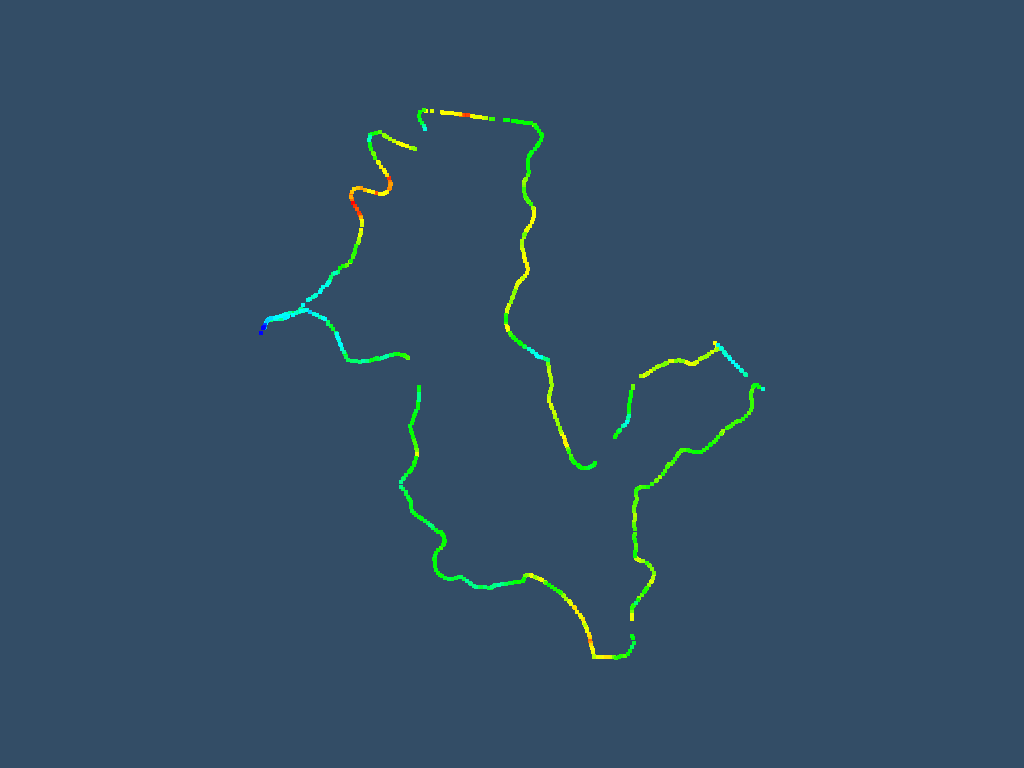

This chart was generated by the following Python code:
#!/usr/bin/env python

# Read GPS track points from a CSV file, build a vtkPolyData point
# cloud, write it to a VTP file using vtkXMLPolyDataWriter, read it
# back, and render the result colored by elevation.

import os
import tempfile
from pathlib import Path

# Factory overrides: importing these modules registers the OpenGL rendering
# and interaction style implementations for vtkRenderingCore factory classes.
import vtkmodules.vtkInteractionStyle  # noqa: F401
import vtkmodules.vtkRenderingOpenGL2  # noqa: F401
# VTK pipeline classes used in this example
from vtkmodules.vtkCommonCore import vtkFloatArray, vtkPoints
from vtkmodules.vtkCommonDataModel import vtkCellArray, vtkPolyData
from vtkmodules.vtkIOInfovis import vtkDelimitedTextReader
from vtkmodules.vtkIOXML import (
    vtkXMLPolyDataReader,
    vtkXMLPolyDataWriter,
)
from vtkmodules.vtkRenderingCore import (
    vtkActor,
    vtkPolyDataMapper,
    vtkRenderWindow,
    vtkRenderWindowInteractor,
    vtkRenderer,
)

# Colors (normalized RGB)
background_rgb = (0.200, 0.302, 0.400)

# Data directory: defaults to the folder containing this script
data_dir = Path(os.environ.get("VPE_DATA_DIR", Path(__file__).parent))

# Output path: write to a temporary file
vtp_path = os.path.join(tempfile.gettempdir(), "WriteVTP_output.vtp")

# Reader: load GPS track data from CSV
csv_reader = vtkDelimitedTextReader()
csv_reader.SetFileName(str(data_dir / "LakeGininderra.csv"))
csv_reader.DetectNumericColumnsOn()
csv_reader.SetFieldDelimiterCharacters(",")
csv_reader.SetHaveHeaders(True)
csv_reader.Update()

# Build polydata from table columns
table = csv_reader.GetOutput()
n_rows = table.GetNumberOfRows()
easting = table.GetColumnByName("Easting(m)")
northing = table.GetColumnByName("Northing(m)")
elevation = table.GetColumnByName("Elevation(m)")

points = vtkPoints()
points.SetNumberOfPoints(n_rows)
scalars = vtkFloatArray()
scalars.SetName("Elevation(m)")
scalars.SetNumberOfTuples(n_rows)

for i in range(n_rows):
    points.SetPoint(i, easting.GetValue(i), northing.GetValue(i), elevation.GetValue(i))
    scalars.SetValue(i, elevation.GetValue(i))

polydata = vtkPolyData()
polydata.SetPoints(points)
polydata.GetPointData().SetScalars(scalars)

# Create vertex cells so the points are visible
verts = vtkCellArray()
for i in range(n_rows):
    verts.InsertNextCell(1)
    verts.InsertCellPoint(i)
polydata.SetVerts(verts)

# Writer: save polydata to a VTP file
vtp_writer = vtkXMLPolyDataWriter()
vtp_writer.SetFileName(vtp_path)
vtp_writer.SetInputData(polydata)
vtp_writer.Write()
print(f"Wrote: {vtp_path}")

# Reader: read back the written VTP file for verification
vtp_reader = vtkXMLPolyDataReader()
vtp_reader.SetFileName(vtp_path)
vtp_reader.Update()

# Mapper: map point data to graphics primitives
mapper = vtkPolyDataMapper()
mapper.SetInputConnection(vtp_reader.GetOutputPort())
mapper.SetScalarRange(scalars.GetRange())

# Actor: assign the mapped geometry
actor = vtkActor()
actor.SetMapper(mapper)
actor.GetProperty().SetPointSize(4.0)

# Renderer: assemble the scene and configure the camera
renderer = vtkRenderer()
renderer.AddActor(actor)
renderer.SetBackground(background_rgb)

# Window: display the rendered scene
render_window = vtkRenderWindow()
render_window.AddRenderer(renderer)
render_window.SetWindowName("write vtp")
render_window.SetMultiSamples(0)
render_window.SetSize(1024, 768)

# Interactor: handle mouse and keyboard events
render_window_interactor = vtkRenderWindowInteractor()
render_window_interactor.SetRenderWindow(render_window)

# Scene: configure the camera
renderer.ResetCamera()

render_window_interactor.Initialize()
render_window_interactor.Start()
